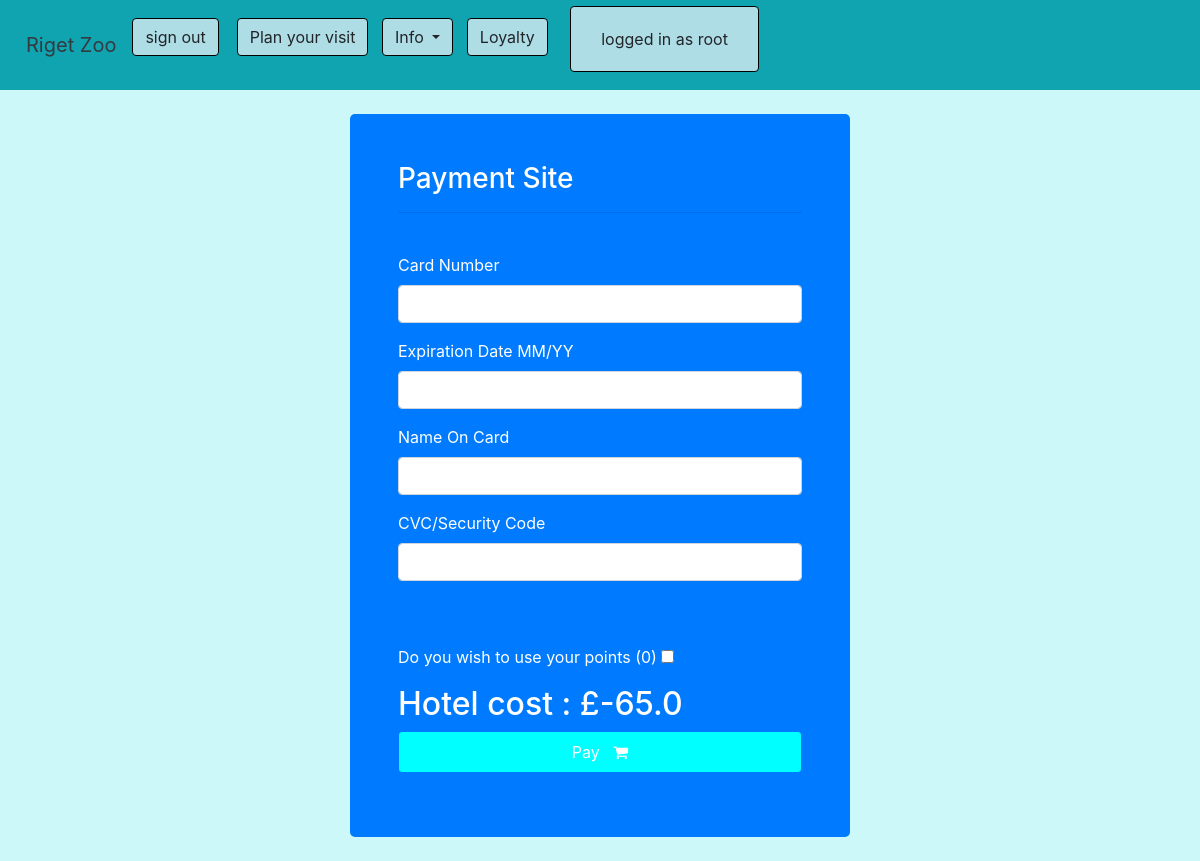
The app's page /Payment (signed in), older data.
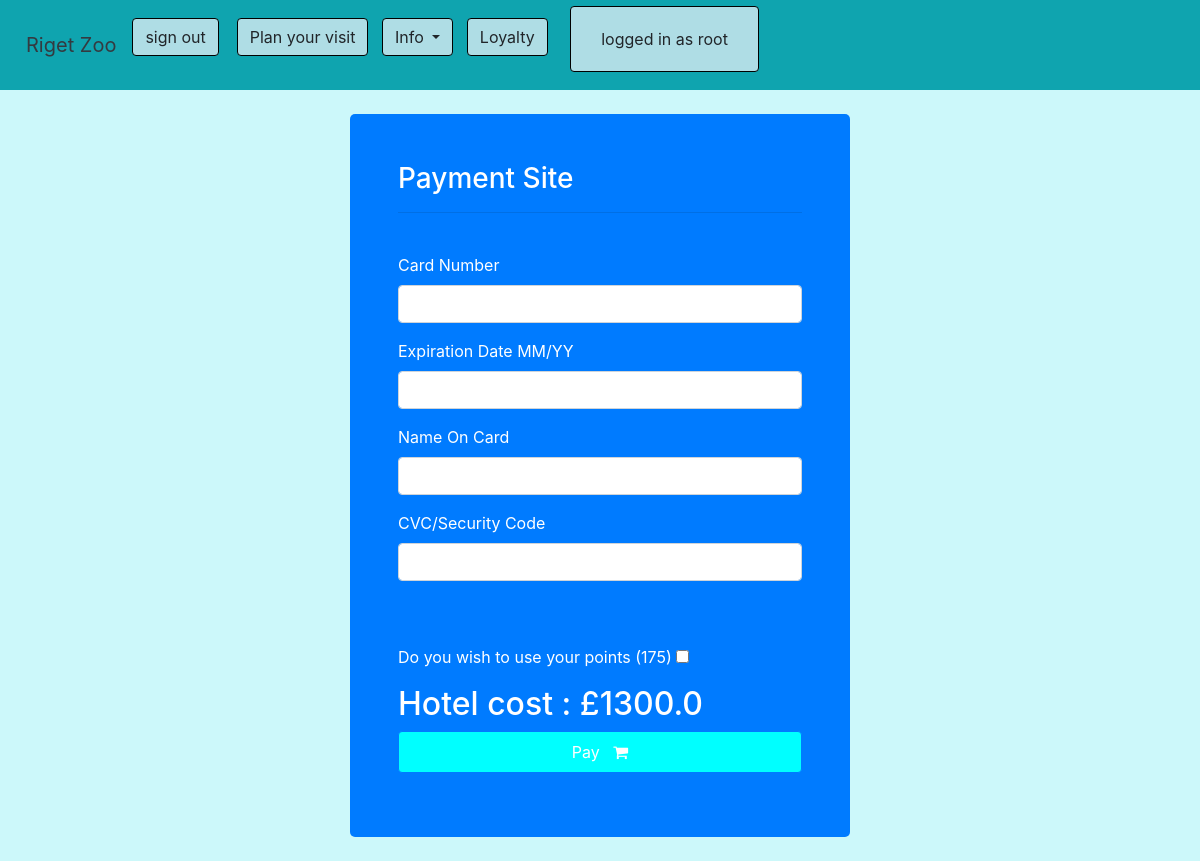
The same page, newer data.
### website/models.py (models this page shows, shortened)
class ZooUser(AbstractUser):
    phonenum = models.CharField(max_length=14, blank=True)
    points = models.IntegerField(default = 0)

class HotelBooking(models.Model):
    booking_id = models.AutoField(primary_key=True, editable = False)
    hotel_user_id = models.ForeignKey(ZooUser, on_delete=models.CASCADE)
    hotel_booking_date = models.DateField(auto_now_add=True)
    hotel_booking_date_arrive = models.DateField()
    hotel_booking_date_leave = models.DateField()
    hotel_booking_adults = models.IntegerField(default=0)
    hotel_booking_children = models.IntegerField(default=0)
    hotel_booking_oap = models.IntegerField(default=0)
    hotel_total_cost = models.FloatField(default=0)
    hotel_points = models.IntegerField(default=0)

### website/views.py (the view, shortened to what this page needs)
# urls.py: path('Payment', views.Payment, name = "Payment"),
@login_required(login_url="login")
def Payment(request):
    one_record = ZooUser.objects.get(id=request.user.id)
    booking = HotelBooking.objects.latest("hotel_user_id")
    form = PaymentForm()
    context = {'paymentform': form,
               'booking': booking}
    return render(request, 'pages/Payment.html', context = context)

### website/forms.py (shortened to what this page needs)
class PaymentForm(forms.ModelForm):
    class Meta:
        model = PaymentModel
        fields = ['card_num','Expiry_Date','Card_Name','security_code',]
        labels={"card_num": 'Card Number',
                "Expiry_Date": 'Expiration Date MM/YY',
                "Card_Name": 'Name On Card',
                "security_code": 'CVC/Security Code'}

### website/templates/pages/Payment.html (shortened to what this page needs)
{% extends 'pages/base.html' %}
{% load crispy_forms_tags %}
{% load static %}
{% block content %}
<div class="container bg-primary text-white p-5 form-layout">
    <h3>Payment Site</h3>
    <hr>
    <br>
    <form method="POST" autocomplete="off">
        {{paymentform|crispy}}
        <br>
        <br>
        <p> Do you wish to use your points ({{user.points}})
            <input type="checkbox" id="use_points" name="use_points" value="yes">
        </p>
        <h2 id="hotel_output" > Hotel cost : £{{booking.hotel_total_cost}} </h2>
        <button type="submit" class="btn btn-primary w-100 btn-block p-2 paymentbutton"> Pay &nbsp; <i class="fa fa-shopping-cart" aria-hidden="true"></i></button>
    </form>
</div>
<br>
{% endblock %}

### website/templates/pages/navbar.html (shortened to what this page needs)
{% load  static %}
{% block content %}
<div class = "navb">
<nav class="navbar navbar-expand-lg">
    <a class="navbar-brand text-dark" href="{% url '' %}">Riget Zoo</a>
    <div class="collapse navbar-collapse" id="navbarSupportedContent">
      <ul class="navbar-nav mr-auto">
        {% if user.is_authenticated %}
        <li class="nav-item">
          <a class="btn navbtn" href="{% url 'logout' %}">sign out</a>
        {% endif %}
        <li class="nav-item">
          <a class="btn navbtn" href="{% url 'Booking1' %}">Plan your visit</a>
        </li>
        <li class="nav-item dropdown">
          <a class="btn dropdown-toggle navbtn" href="#" id="navbarDropdown" role="button" data-toggle="dropdown" aria-haspopup="true" aria-expanded="false">
           Info
          </a>
        </li>
        <li class="nav-item">
          <a class="btn navbtn" href="{% url 'Loyalty' %}">Loyalty</a>
        </li>
        {% if user.is_authenticated %}
        <li class="nav-item">
          <a class="btn navbtn  profilebtn " href="{% url 'profile' request.user.id %}">logged in as {{ user.username }}</a>
        </li>
        {% else %}
        <ul class="navbar-nav mr-auto">
        <li class="nav-item">
          <a class="btn navbtn1  profilebtn" href="{% url 'login' %}">Guest</a>
        </li>
      </ul>
        {% endif %}
      </ul>
    </div>
  </nav>
</div>
{% endblock %}

Row changes from the older to the newer data that the page shows:
no longer on this page (row unchanged): HotelBooking: hotel_total_cost "-65.0"
changed ZooUser "root": points "0" → "175"
added HotelBooking: hotel_total_cost "1300.0"
